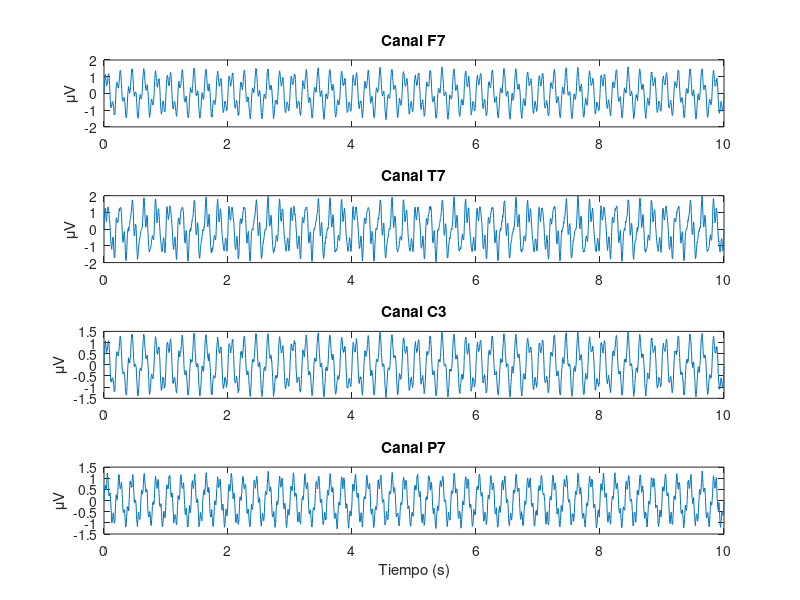

Reproduce this figure in MATLAB.
% modelo_TCBC.m
% Simulación base del modelo TCBC para patrones EEG
% Autor: Roberto J Romero De Anda
% Licencia: CC BY-NC-ND 4.0

clear; clc;

fs = 256;              % Frecuencia de muestreo (Hz)
t = 0:1/fs:10;         % Tiempo de simulación (10 segundos)
n = length(t);

% Parámetros base de frecuencias EEG simuladas
theta = sin(2*pi*5*t);                % Theta (5 Hz)
ondas_agudas = 0.5*sin(2*pi*16*t);    % Ondas agudas (16 Hz)
beta = 0.3*sin(2*pi*22*t);            % Beta (22 Hz)
ruido = 0.05*randn(size(t));          % Ruido blanco

% Composición EEG simulada por canal ELTI
senal_F7 = theta + ondas_agudas + ruido;
senal_T7 = 1.2*theta + ondas_agudas + beta + ruido;
senal_C3 = theta + 0.8*ondas_agudas + ruido;
senal_P7 = 0.9*theta + beta + ruido;

% Agrupar en matriz multicanal
EEG = [senal_F7; senal_T7; senal_C3; senal_P7];

% Visualización rápida
figure;
canales = {'F7','T7','C3','P7'};
for i = 1:4
    subplot(4,1,i);
    plot(t, EEG(i,:));
    title(['Canal ', canales{i}]);
    ylabel('\muV');
end
xlabel('Tiempo (s)');

% Guardar en .mat para análisis posterior
save('EEG_TCBC_simulado.mat', 'EEG', 't', 'fs');

disp('Simulación EEG TCBC completada.');
